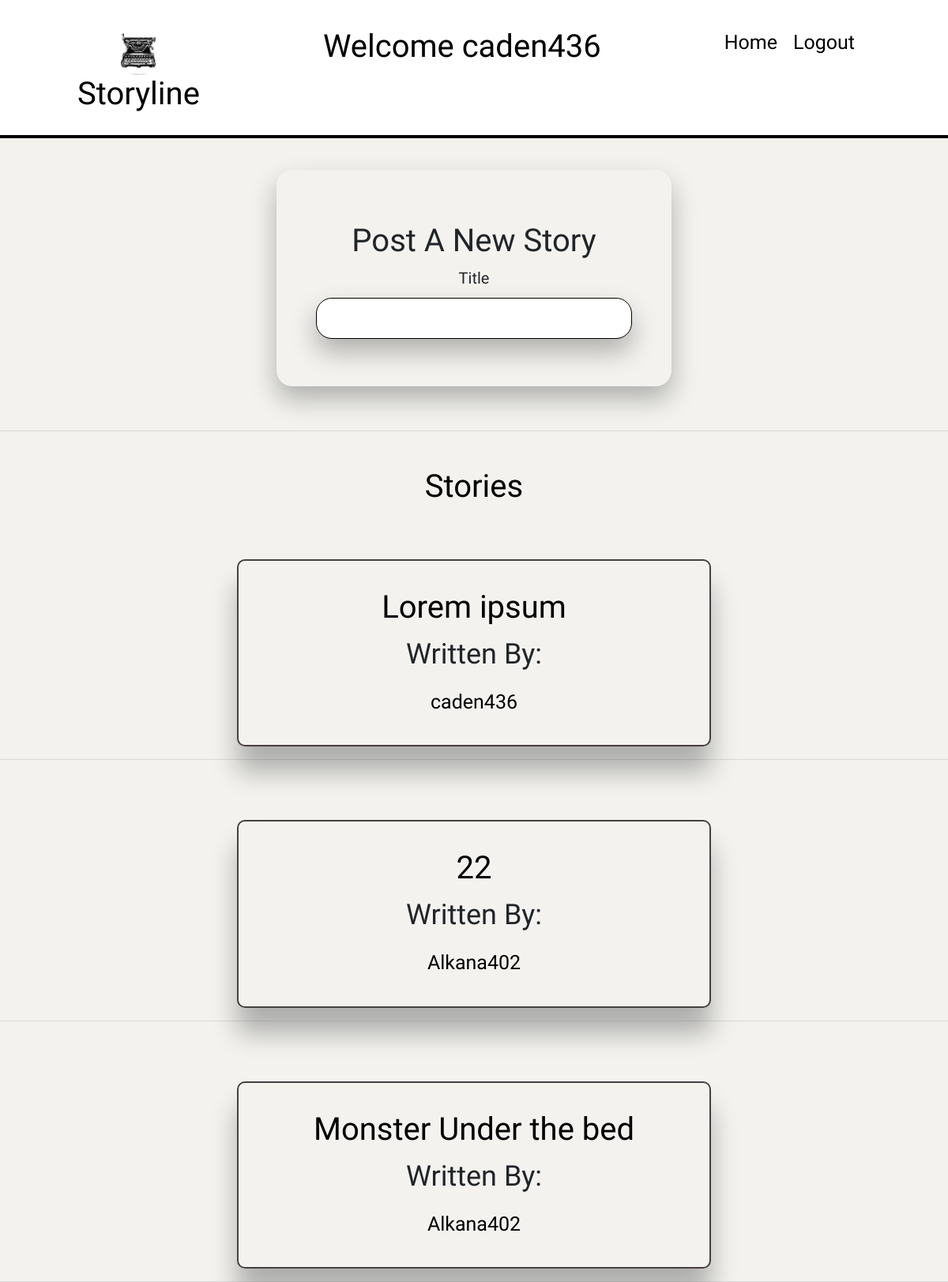
Page /dashboard (signed in) on the earlier database version.
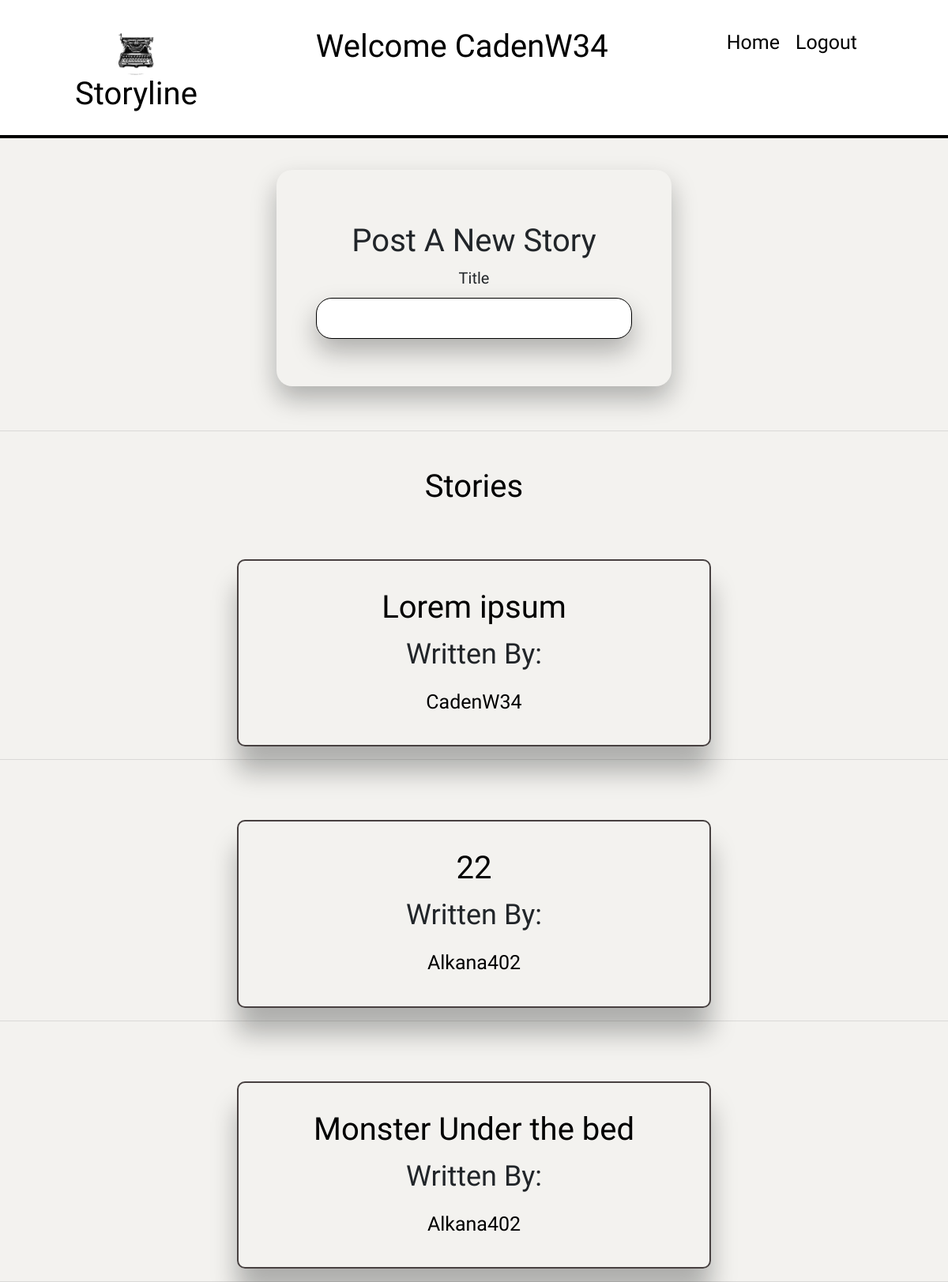
Same page on the later database version.
### storylineapp/models.py (models this page shows)
class User(models.Model):
    first_name = models.CharField(max_length=255)
    last_name = models.CharField(max_length=255)
    username = models.CharField(max_length=255)
    email_address = models.CharField(max_length=255)
    password = models.CharField(max_length=255)
    created_at = models.DateTimeField(auto_now_add=True)
    updated_at = models.DateTimeField(auto_now=True)
    objects = UserManager()

class Story(models.Model):
    ACTION = 'action'
    COMEDY = 'comedy'
    SCIFI = 'sci-fi/fantasy'
    THRILLER = "thriller"
    HORROR = 'horror'
    DRAMA = 'drama'
    ROMANCE = 'romance'
    CHOICES = (
        (ACTION, 'action'),
        (COMEDY, 'comedy'),
        (SCIFI, "sci-fi/fantasy"),
        (THRILLER, 'mystery/thriller'),
        (HORROR, "horror"),
        (DRAMA, 'drama'),
        (ROMANCE, 'romance')
    )
    title = models.CharField(max_length=255)
    genre = models.CharField(max_length=255, choices=CHOICES, default=None)
    content = models.TextField(max_length=100000)
    writer_of_the_story = models.ForeignKey(User, related_name="author_of_the_story", on_delete=models.CASCADE)
    users_who_like = models.ManyToManyField(User, related_name='liked_stories')
    created_at = models.DateTimeField(auto_now_add=True)
    updated_at = models.DateTimeField(auto_now=True)
    objects = StoryManager()

### storylineapp/views.py (the view)
# urls.py: path('dashboard', views.dashboard),
def dashboard(request):
    if 'user_id' not in request.session:
        messages.error(request, "You need to log in")
        return redirect('/')
    user = User.objects.get(id=request.session['user_id'])
    context = {
        'user': user,
        'stories': Story.objects.all()
    }
    return render(request, 'dashboard.html', context)

### storylineapp/templates/dashboard.html (shortened to what this page needs)
<!DOCTYPE html>
<html lang="en">
<head>
    <link rel="stylesheet" href="https://cdn.jsdelivr.net/npm/bootstrap@4.6.0/dist/css/bootstrap.min.css">
    {% load static %}
    <link rel="stylesheet" href="{% static 'css/style.css' %}">
{%load thumbnail%}
</head>
<body>
        <header>
                <h1 class="storyline-header">
                    <a href="/dashboard"><img class="logo" src="{% static 'images/typewriter.jpg' %}"/>
                    </a>
                    Storyline</h1>
                    <a href="/profile/{{user.id}}"><h1>Welcome {{user.username}}</h1></a>
                <ul>
                    <li><a href="/dashboard">Home</a></li>
                    <li><a href="/logout">Logout</a></li>
                </ul>
            </header>
            <section class="dashboard">
            <div class="create-story">
                <div class="create-story-form">
                    <form action="create/story" method="POST">
                        <h1 class="text-center">Post A New Story</h1>
                        <label class="title" for="title">Title</label>
                        <input onclick="onButtonClickShow()" class="form-control" type="text" name="title">
                    </form>
                </div>
            </div>
            <hr>
            <h1 class="story-header">Stories</h1>
            {%for story in stories reversed%}
            <div class="story">
                <div class="story-blocks">
                    <a href="/story/{{story.id}}"><h1>{{story.title}}</h1></a>
                    <p>Written By: <a href="/profile/{{story.writer_of_the_story.id}}">{{story.writer_of_the_story.username}}</a></p>
                </div>
            </div>
            <hr>
            {%endfor%}
        </section>
</body>
</html>

Differences in the rows shown:
changed User: username "caden436" → "CadenW34"
changed Story "Lorem ipsum": writer_of_the_story.username "caden436" → "CadenW34"
